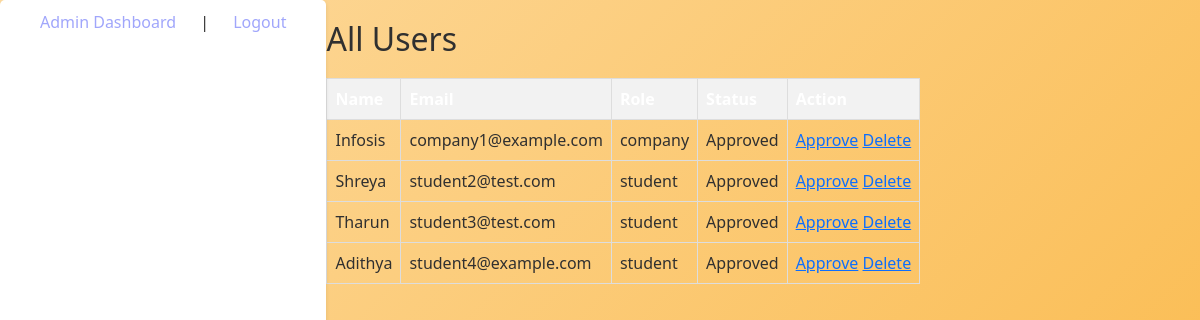
The page /admin/all_users (signed in) on the database its author committed.
### app.py (models this page shows)
class User(db.Model, UserMixin):
    id = db.Column(db.Integer, primary_key=True)
    email = db.Column(db.String(120), unique=True, nullable=False)
    password = db.Column(db.String(255), nullable=False)
    role = db.Column(db.String(50), nullable=False)
    name = db.Column(db.String(100), nullable=False)
    is_approved = db.Column(db.Boolean, default=False)
    is_active = db.Column(db.Boolean, default=True)

### app.py (the view)
@app.route('/admin/all_users')
@login_required
def all_users():
    if current_user.role != 'admin':
        return redirect(url_for('login'))
    users = User.query.filter(User.role != 'admin').all()
    student_profiles={p.user_id: p for p in studentProfile.query.all()}
    company_profiles={p.user_id: p for p in companyProfile.query.all()}
    return render_template('admin_all_users.html', users=users, student_profiles=student_profiles, company_profiles=company_profiles)

### app.py (called while the page is built)
@login_manager.user_loader
def load_user(user_id):
    return User.query.get(int(user_id))

### templates/admin_all_users.html
{% extends 'base.html' %}
{% block content %}
<h2>All Users</h2>
<table>
<tr>
<th>Name</th>
<th>Email</th>
<th>Role</th>
<th>Status</th>
<th>Action</th>
</tr>
{% for user in users %}
<tr>
<td>{{ user.name }}</td>
<td>{{ user.email }}</td>
<td>{{ user.role }}</td>
<td>
{% if user.is_approved %}
Approved
{% else %}
Pending
{% endif %}
</td>
<td>
<a href="{{ url_for('approve_user', user_id=user.id) }}">Approve</a>
<a href="{{ url_for('delete_user', user_id=user.id) }}">Delete</a>
</td>
</tr>
{% endfor %}
</table>
{% endblock %}

### templates/base.html (style rules this page uses)
* { margin: 0; padding: 0; box-sizing: border-box; }
body { font-family: 'Segoe UI', Tahoma, Geneva, Verdana, sans-serif; background: linear-gradient(135deg,#fdda9e 0%, #fab642 100%); min-height: 100vh; display: flex; color: #303030; }
table { width: 100%; border-collapse: collapse; margin-top: 20px; }
table th, table td { border: 1px solid #ddd; padding: 8px; text-align: left; }
table th { background-color: #f2f2f2; }
table { width:100%; border-collapse:collapse; }
th,td { padding:10px; border:1px solid #ddd; }
th { background:#667eea; color:white; }

### rows shown on the page
User: name "Infosis", email "company1@example.com", role "company", is_approved "Approved"
User: name "Shreya", email "student2@test.com", role "student", is_approved "Approved"
User: name "Tharun", email "student3@test.com", role "student", is_approved "Approved"
User: name "Adithya", email "student4@example.com", role "student", is_approved "Approved"
